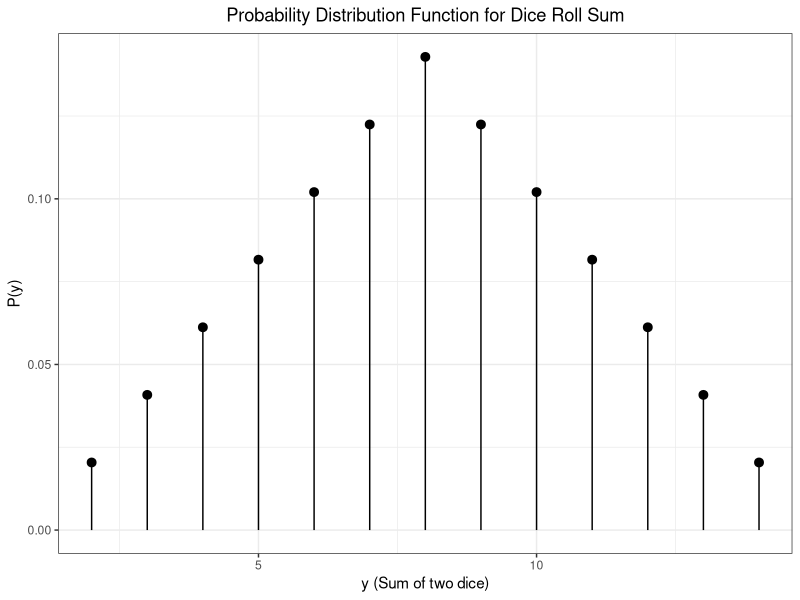
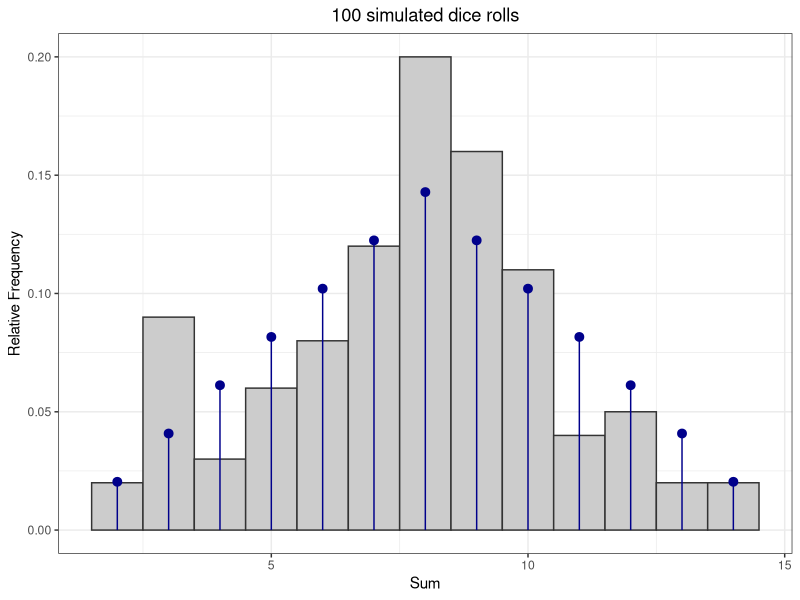
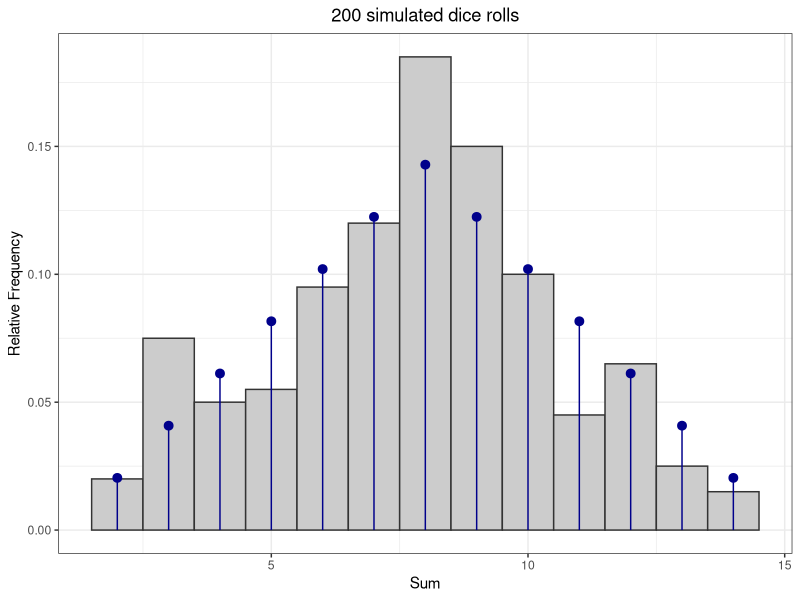
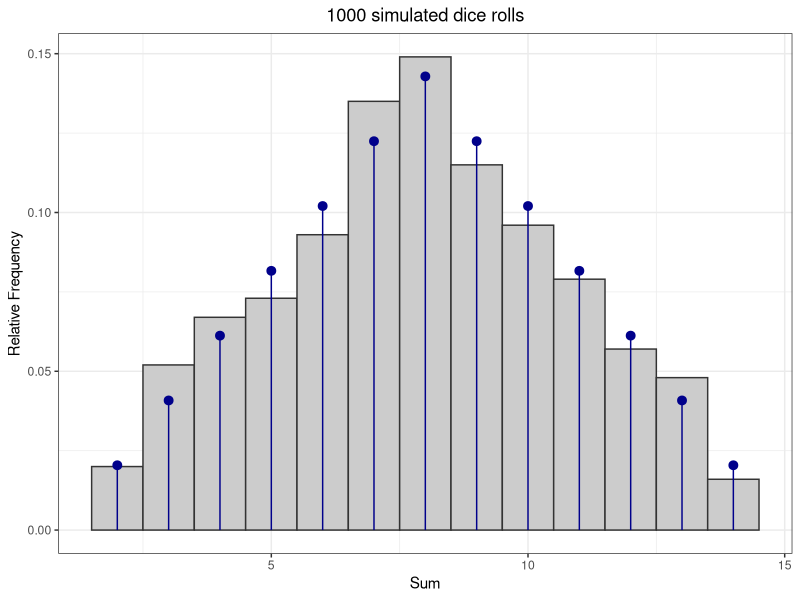
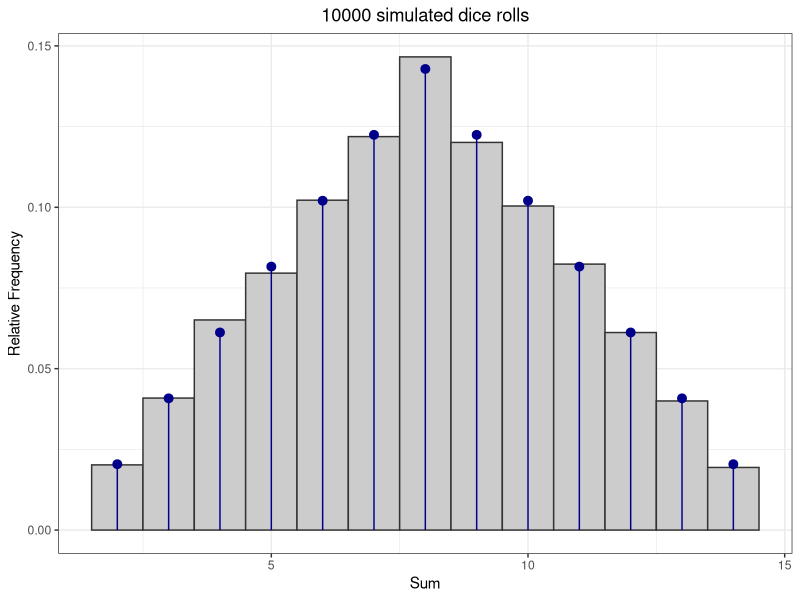

These figures' R source, in order:
############ Prereqs ############
options(stringsAsFactors = FALSE, scipen = 600)
oldPar <- par()
os <- Sys.info()["sysname"]
baseDir <- ifelse(os == "Windows", "C:/Users/ptrainor/gdrive", "~/gdrive")

library(tidyverse)
library(ggrepel)

setwd(paste0(baseDir, "/iTeach/AST_505/myLectures/lecture6_RandomVariablesProbDist"))

############ Roll of two die ############
df1 <- expand.grid(a = 1:7, b = 1:7)
df1$Sum <- df1$a + df1$b
df2 <- df1 %>% group_by(Sum) %>% summarize(ways = n())
df2$relFreq <- df2$ways / sum(df2$ways)

png(file = "diceRollPDF.png", height = 4, width = 6, units = "in", res = 600)
ggplot(df2, aes(x = Sum, ymin = 0, ymax = relFreq, y = relFreq)) + geom_pointrange() + theme_bw() + 
  labs(x = "y (Sum of two dice)", y = "P(y)") + ggtitle("Probability Distribution Function for Dice Roll Sum")+
  theme(plot.title = element_text(hjust = 0.5))
dev.off()

set.seed(3)
a <- sample(1:7, 10000, replace = TRUE)
set.seed(33)
b <- sample(1:7, 10000, replace = TRUE)
df3 <- data.frame(Sum = a + b)
df3$a <- "a"

png(file = "diceRollHist1.png", height = 4, width = 6, units = "in", res = 600)
ggplot(df3[1:100,], aes(x = Sum, y = (..count..)/sum(..count..))) + 
  geom_histogram(binwidth = 1, color = "grey20", fill = "grey80") + 
  geom_pointrange(data = df2, mapping = aes(x = Sum, ymin = 0, ymax = relFreq, y = relFreq), color = "darkblue") + 
  theme_bw() + ylab("Relative Frequency") + ggtitle("100 simulated dice rolls")+
  theme(plot.title = element_text(hjust = 0.5))
dev.off()

png(file = "diceRollHist2.png", height = 4, width = 6, units = "in", res = 600)
ggplot(df3[1:200,], aes(x = Sum, y = (..count..)/sum(..count..))) + 
  geom_histogram(binwidth = 1, color = "grey20", fill = "grey80") + 
  geom_pointrange(data = df2, mapping = aes(x = Sum, ymin = 0, ymax = relFreq, y = relFreq), color = "darkblue") + theme_bw() +
  ylab("Relative Frequency") + ggtitle("200 simulated dice rolls")+
  theme(plot.title = element_text(hjust = 0.5))
dev.off()

png(file = "diceRollHist3.png", height = 4, width = 6, units = "in", res = 600)
ggplot(df3[1:1000,], aes(x = Sum, y = (..count..)/sum(..count..))) + 
  geom_histogram(binwidth = 1, color = "grey20", fill = "grey80") + 
  geom_pointrange(data = df2, mapping = aes(x = Sum, ymin = 0, ymax = relFreq, y = relFreq), color = "darkblue") + theme_bw() +
  ylab("Relative Frequency") + ggtitle("1000 simulated dice rolls")+
  theme(plot.title = element_text(hjust = 0.5))
dev.off()

png(file = "diceRollHist4.png", height = 4, width = 6, units = "in", res = 600)
ggplot(df3, aes(x = Sum, y = (..count..)/sum(..count..))) + 
  geom_histogram(binwidth = 1, color = "grey20", fill = "grey80") + 
  geom_pointrange(data = df2, mapping = aes(x = Sum, ymin = 0, ymax = relFreq, y = relFreq), color = "darkblue") + theme_bw() +
  ylab("Relative Frequency") + ggtitle("10000 simulated dice rolls")+
  theme(plot.title = element_text(hjust = 0.5))
dev.off()
